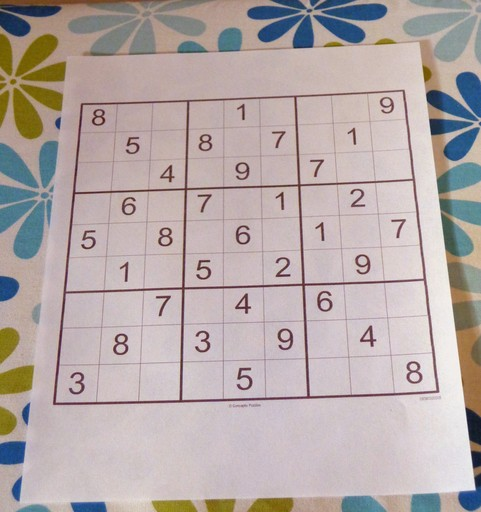
#> input picture OPENCV_3/Standart ve probabilistic hough transform/1.jpeg, 481 x 512 px
$ python 2.dersss.py
#> lines starting #> are read from the running program, lines starting #| are printed output that depends on the picture
"""
1. derste yaptığımız şeyi yani threshold değerini elimizle oynayarak sonuçların nasıl değişeceğini görelim.
trackbar oluşturarak yapıcaz.
"""

import cv2
import numpy as np

img = cv2.imread("1.jpeg")
#> img is the input picture: shape (512, 481, 3); mean B, G, R 168.2, 169.5, 181.2
img_copy = img.copy()
gray = cv2.cvtColor(img_copy, cv2.COLOR_BGR2GRAY)  # kopyalanan resmi gri renge dönüştürdük.
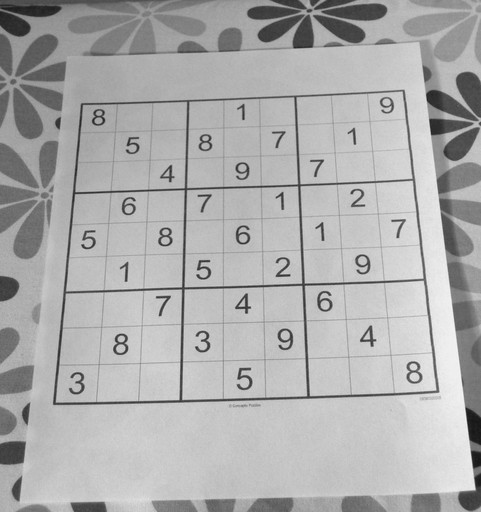
#> gray: shape (512, 481); min 22, max 247, mean 172.9
edges = cv2.Canny(gray, 30, 50)  # kenar algılamak için canny kullandık.
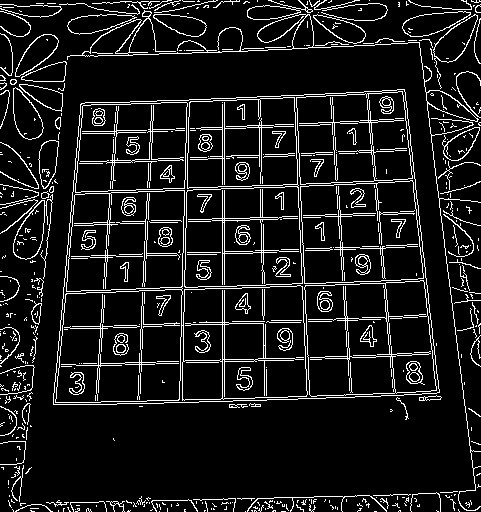
#> edges: shape (512, 481); 10.1% white in thin lines or dots

def nothing(x):
    pass

cv2.namedWindow("trackbar", cv2.WINDOW_AUTOSIZE)  # trackbar için önce boş bir çerçeve oluşturuyoruz.
cv2.createTrackbar("threshold", "trackbar", 0, 300, nothing)
"""
 boş bir çerveve üzerine trackbar yerleştiriyoruz.
 1. trcakbar ismi
 2. hangi çerçevede olacağı
 0'dan 300'e kadar
"""


# trackbarı oluşturğumuz görselde çerçevede lines içine değeri girmek istiyoruz onun için while döngüsüne aldık.
while(1):

    img_copy = img.copy()
    # çizgileri tespit etmeden önce trackbardan değerleri çekmemiz gerekiyor.
    threshold = cv2.getTrackbarPos("threshold", "trackbar")+1  # sıfırdan başyamaz o yüzden artı 1 ekledik.
    print(threshold)

    """
     bir başka yöntemi
     1. resmimiz
     2. çözünürlük
     3. theta
     4. thereshold değeri
     5. bir çizgi oluşturmak için min nokta sayısı
     6. aynı çizgide dikkate alınacak 2 nokta arasındaki max boşluk yani tespit ettiğimiz pikseller arasında boşluklar olabilir.
     buradaki boşlukların kaç piksele kadar göz ardı edilebileceği"""

    lines = cv2.HoughLinesP(edges, 1, np.pi / 180, threshold, 20, 0)
    # 20 pikselden az olanları çizgi olarak saymıyor.
    # 0 yazarsak tüm çizgileri çizmiş oldu.

    if not isinstance(lines, type(None)):
        for line in lines:
            for x1, y1, x2, y2 in line:
                cv2.line(img_copy, (x1, y1), (x2, y2), (0, 255, 0), 2)  # yeşil renk
#> this loop made 12519 passes
#> line on passes 1 to 3: [[2, 372, 2, 372]], [[361, 508, 361, 508]], [[6, 394, 6, 394]]
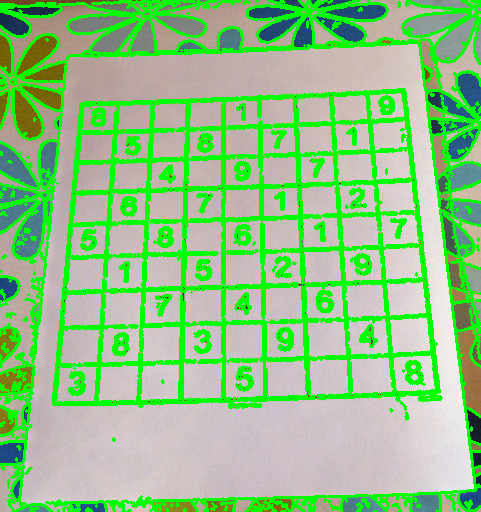
#> img_copy: shape (512, 481, 3); mean B, G, R 131.3, 196.8, 140.2

    """
    lines = cv2.HoughLines(edges, 1, np.pi/180, threshold)
    if not isinstance(lines, type(None)):
        for line in lines:
            for rho, theta in line:
                a = np.cos(theta)
                b = np.sin(theta)
                x0 = a*rho
                y0 = b*rho

                x1 = int(x0 + 1000 * (-b))
                y1 = int(y0 + 1000 * (a))
                x2 = int(x0 - 1000 * (-b))
                y2 = int(y0 - 1000 * (a))

                cv2.line(img_copy, (x1, y1), (x2, y2), (0, 0, 255), 2)
    """

    cv2.imshow("trackbar", img_copy)


    if cv2.waitKey(33) & 0xFF == ord("q"):
#> (key q is pressed here)
        break

cv2.destroyAllWindows()
